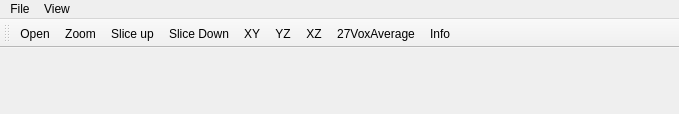
<?xml version="1.0" encoding="UTF-8"?>
<ui version="4.0">
 <class>MainWindow</class>
 <widget class="QMainWindow" name="MainWindow">
  <property name="geometry">
   <rect>
    <x>0</x>
    <y>0</y>
    <width>679</width>
    <height>114</height>
   </rect>
  </property>
  <property name="sizePolicy">
   <sizepolicy hsizetype="Fixed" vsizetype="Fixed">
    <horstretch>0</horstretch>
    <verstretch>0</verstretch>
   </sizepolicy>
  </property>
  <property name="windowTitle">
   <string>MainWindow</string>
  </property>
  <widget class="QWidget" name="centralwidget"/>
  <widget class="QMenuBar" name="menubar">
   <property name="geometry">
    <rect>
     <x>0</x>
     <y>0</y>
     <width>679</width>
     <height>22</height>
    </rect>
   </property>
   <widget class="QMenu" name="menuFile">
    <property name="title">
     <string>File</string>
    </property>
    <addaction name="actionOpen"/>
    <addaction name="separator"/>
    <addaction name="actionExit"/>
   </widget>
   <widget class="QMenu" name="menuView">
    <property name="title">
     <string>View</string>
    </property>
    <addaction name="actionXY"/>
    <addaction name="actionYZ"/>
    <addaction name="actionXZ"/>
   </widget>
   <addaction name="menuFile"/>
   <addaction name="menuView"/>
  </widget>
  <widget class="QToolBar" name="toolBar">
   <property name="windowTitle">
    <string>toolBar</string>
   </property>
   <property name="iconSize">
    <size>
     <width>64</width>
     <height>64</height>
    </size>
   </property>
   <attribute name="toolBarArea">
    <enum>TopToolBarArea</enum>
   </attribute>
   <attribute name="toolBarBreak">
    <bool>false</bool>
   </attribute>
   <addaction name="actionOpen"/>
   <addaction name="actionZoom"/>
   <addaction name="actionSlice_up"/>
   <addaction name="actionSlice_Down"/>
   <addaction name="actionXY"/>
   <addaction name="actionYZ"/>
   <addaction name="actionXZ"/>
   <addaction name="action27VoxAverage"/>
   <addaction name="actionInfo"/>
  </widget>
  <action name="actionOpen">
   <property name="text">
    <string>Open</string>
   </property>
  </action>
  <action name="actionExit">
   <property name="text">
    <string>Exit</string>
   </property>
  </action>
  <action name="actionXY">
   <property name="checkable">
    <bool>true</bool>
   </property>
   <property name="icon">
    <iconset resource="images.qrc">
     <normaloff>:/icons/XY_icon.png</normaloff>:/icons/XY_icon.png</iconset>
   </property>
   <property name="text">
    <string>XY</string>
   </property>
   <property name="toolTip">
    <string>XY View</string>
   </property>
  </action>
  <action name="actionYZ">
   <property name="checkable">
    <bool>true</bool>
   </property>
   <property name="icon">
    <iconset resource="images.qrc">
     <normaloff>:/icons/YZ_icon.png</normaloff>:/icons/YZ_icon.png</iconset>
   </property>
   <property name="text">
    <string>YZ</string>
   </property>
   <property name="toolTip">
    <string>YZ View</string>
   </property>
  </action>
  <action name="actionXZ">
   <property name="checkable">
    <bool>true</bool>
   </property>
   <property name="icon">
    <iconset resource="images.qrc">
     <normaloff>:/icons/XZ_icon.png</normaloff>:/icons/XZ_icon.png</iconset>
   </property>
   <property name="text">
    <string>XZ</string>
   </property>
   <property name="toolTip">
    <string>XZ View</string>
   </property>
  </action>
  <action name="actionZoom">
   <property name="icon">
    <iconset resource="images.qrc">
     <normaloff>:/icons/zoom_icon.png</normaloff>:/icons/zoom_icon.png</iconset>
   </property>
   <property name="text">
    <string>Zoom</string>
   </property>
   <property name="toolTip">
    <string>Set Zoom Level</string>
   </property>
  </action>
  <action name="action27VoxAverage">
   <property name="icon">
    <iconset resource="images.qrc">
     <normaloff>:/icons/27.png</normaloff>:/icons/27.png</iconset>
   </property>
   <property name="text">
    <string>27VoxAverage</string>
   </property>
   <property name="toolTip">
    <string>27 Voxel Average</string>
   </property>
  </action>
  <action name="actionSlice_up">
   <property name="icon">
    <iconset resource="images.qrc">
     <normaloff>:/icons/⬆︎.png</normaloff>:/icons/⬆︎.png</iconset>
   </property>
   <property name="text">
    <string>Slice up</string>
   </property>
   <property name="toolTip">
    <string>Slice Up</string>
   </property>
  </action>
  <action name="actionSlice_Down">
   <property name="icon">
    <iconset resource="images.qrc">
     <normaloff>:/icons/⬇︎.png</normaloff>:/icons/⬇︎.png</iconset>
   </property>
   <property name="text">
    <string>Slice Down</string>
   </property>
   <property name="toolTip">
    <string>Slice Down</string>
   </property>
  </action>
  <action name="actionInfo">
   <property name="icon">
    <iconset resource="images.qrc">
     <normaloff>:/icons/ℹ️.png</normaloff>:/icons/ℹ️.png</iconset>
   </property>
   <property name="text">
    <string>Info</string>
   </property>
   <property name="toolTip">
    <string>Get File Metadata</string>
   </property>
  </action>
 </widget>
 <resources>
  <include location="images.qrc"/>
 </resources>
 <connections/>
</ui>
